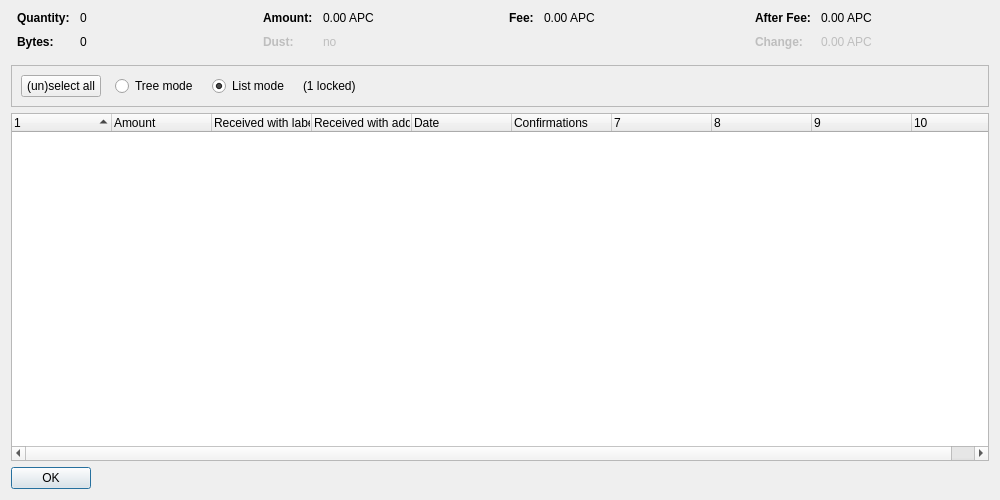
<?xml version="1.0" encoding="UTF-8"?>
<ui version="4.0">
 <class>CoinControlDialog</class>
 <widget class="QDialog" name="CoinControlDialog">
  <property name="geometry">
   <rect>
    <x>0</x>
    <y>0</y>
    <width>1000</width>
    <height>500</height>
   </rect>
  </property>
  <property name="windowTitle">
   <string>Coin Selection</string>
  </property>
  <layout class="QVBoxLayout" name="verticalLayout">
   <item>
    <layout class="QHBoxLayout" name="horizontalLayoutTop" stretch="0,0,0,0">
     <property name="topMargin">
      <number>0</number>
     </property>
     <property name="bottomMargin">
      <number>10</number>
     </property>
     <item>
      <layout class="QFormLayout" name="formLayoutCoinControl1">
       <property name="horizontalSpacing">
        <number>10</number>
       </property>
       <property name="verticalSpacing">
        <number>10</number>
       </property>
       <property name="leftMargin">
        <number>6</number>
       </property>
       <property name="rightMargin">
        <number>6</number>
       </property>
       <item row="0" column="0">
        <widget class="QLabel" name="labelCoinControlQuantityText">
         <property name="font">
          <font>
           <weight>75</weight>
           <bold>true</bold>
          </font>
         </property>
         <property name="text">
          <string>Quantity:</string>
         </property>
        </widget>
       </item>
       <item row="0" column="1">
        <widget class="QLabel" name="labelCoinControlQuantity">
         <property name="cursor">
          <cursorShape>IBeamCursor</cursorShape>
         </property>
         <property name="contextMenuPolicy">
          <enum>Qt::ActionsContextMenu</enum>
         </property>
         <property name="text">
          <string notr="true">0</string>
         </property>
         <property name="textInteractionFlags">
          <set>Qt::LinksAccessibleByMouse|Qt::TextSelectableByKeyboard|Qt::TextSelectableByMouse</set>
         </property>
        </widget>
       </item>
       <item row="1" column="0">
        <widget class="QLabel" name="labelCoinControlBytesText">
         <property name="font">
          <font>
           <weight>75</weight>
           <bold>true</bold>
          </font>
         </property>
         <property name="text">
          <string>Bytes:</string>
         </property>
        </widget>
       </item>
       <item row="1" column="1">
        <widget class="QLabel" name="labelCoinControlBytes">
         <property name="cursor">
          <cursorShape>IBeamCursor</cursorShape>
         </property>
         <property name="contextMenuPolicy">
          <enum>Qt::ActionsContextMenu</enum>
         </property>
         <property name="text">
          <string notr="true">0</string>
         </property>
         <property name="textInteractionFlags">
          <set>Qt::LinksAccessibleByMouse|Qt::TextSelectableByKeyboard|Qt::TextSelectableByMouse</set>
         </property>
        </widget>
       </item>
      </layout>
     </item>
     <item>
      <layout class="QFormLayout" name="formLayoutCoinControl2">
       <property name="horizontalSpacing">
        <number>10</number>
       </property>
       <property name="verticalSpacing">
        <number>10</number>
       </property>
       <property name="leftMargin">
        <number>6</number>
       </property>
       <property name="rightMargin">
        <number>6</number>
       </property>
       <item row="0" column="0">
        <widget class="QLabel" name="labelCoinControlAmountText">
         <property name="font">
          <font>
           <weight>75</weight>
           <bold>true</bold>
          </font>
         </property>
         <property name="text">
          <string>Amount:</string>
         </property>
        </widget>
       </item>
       <item row="0" column="1">
        <widget class="QLabel" name="labelCoinControlAmount">
         <property name="cursor">
          <cursorShape>IBeamCursor</cursorShape>
         </property>
         <property name="contextMenuPolicy">
          <enum>Qt::ActionsContextMenu</enum>
         </property>
         <property name="text">
          <string notr="true">0.00 APC</string>
         </property>
         <property name="textInteractionFlags">
          <set>Qt::LinksAccessibleByMouse|Qt::TextSelectableByKeyboard|Qt::TextSelectableByMouse</set>
         </property>
        </widget>
       </item>
       <item row="1" column="0">
        <widget class="QLabel" name="labelCoinControlLowOutputText">
         <property name="enabled">
          <bool>false</bool>
         </property>
         <property name="font">
          <font>
           <weight>75</weight>
           <bold>true</bold>
          </font>
         </property>
         <property name="text">
          <string>Dust:</string>
         </property>
        </widget>
       </item>
       <item row="1" column="1">
        <widget class="QLabel" name="labelCoinControlLowOutput">
         <property name="enabled">
          <bool>false</bool>
         </property>
         <property name="cursor">
          <cursorShape>IBeamCursor</cursorShape>
         </property>
         <property name="contextMenuPolicy">
          <enum>Qt::ActionsContextMenu</enum>
         </property>
         <property name="text">
          <string notr="true">no</string>
         </property>
         <property name="textInteractionFlags">
          <set>Qt::LinksAccessibleByMouse|Qt::TextSelectableByKeyboard|Qt::TextSelectableByMouse</set>
         </property>
        </widget>
       </item>
      </layout>
     </item>
     <item>
      <layout class="QFormLayout" name="formLayoutCoinControl3">
       <property name="horizontalSpacing">
        <number>10</number>
       </property>
       <property name="verticalSpacing">
        <number>10</number>
       </property>
       <property name="leftMargin">
        <number>6</number>
       </property>
       <property name="rightMargin">
        <number>6</number>
       </property>
       <item row="0" column="0">
        <widget class="QLabel" name="labelCoinControlFeeText">
         <property name="font">
          <font>
           <weight>75</weight>
           <bold>true</bold>
          </font>
         </property>
         <property name="text">
          <string>Fee:</string>
         </property>
        </widget>
       </item>
       <item row="0" column="1">
        <widget class="QLabel" name="labelCoinControlFee">
         <property name="cursor">
          <cursorShape>IBeamCursor</cursorShape>
         </property>
         <property name="contextMenuPolicy">
          <enum>Qt::ActionsContextMenu</enum>
         </property>
         <property name="text">
          <string notr="true">0.00 APC</string>
         </property>
         <property name="textInteractionFlags">
          <set>Qt::LinksAccessibleByMouse|Qt::TextSelectableByKeyboard|Qt::TextSelectableByMouse</set>
         </property>
        </widget>
       </item>
      </layout>
     </item>
     <item>
      <layout class="QFormLayout" name="formLayoutCoinControl4">
       <property name="horizontalSpacing">
        <number>10</number>
       </property>
       <property name="verticalSpacing">
        <number>10</number>
       </property>
       <property name="leftMargin">
        <number>6</number>
       </property>
       <property name="rightMargin">
        <number>6</number>
       </property>
       <item row="0" column="0">
        <widget class="QLabel" name="labelCoinControlAfterFeeText">
         <property name="font">
          <font>
           <weight>75</weight>
           <bold>true</bold>
          </font>
         </property>
         <property name="text">
          <string>After Fee:</string>
         </property>
        </widget>
       </item>
       <item row="0" column="1">
        <widget class="QLabel" name="labelCoinControlAfterFee">
         <property name="cursor">
          <cursorShape>IBeamCursor</cursorShape>
         </property>
         <property name="contextMenuPolicy">
          <enum>Qt::ActionsContextMenu</enum>
         </property>
         <property name="text">
          <string notr="true">0.00 APC</string>
         </property>
         <property name="textInteractionFlags">
          <set>Qt::LinksAccessibleByMouse|Qt::TextSelectableByKeyboard|Qt::TextSelectableByMouse</set>
         </property>
        </widget>
       </item>
       <item row="1" column="0">
        <widget class="QLabel" name="labelCoinControlChangeText">
         <property name="enabled">
          <bool>false</bool>
         </property>
         <property name="font">
          <font>
           <weight>75</weight>
           <bold>true</bold>
          </font>
         </property>
         <property name="text">
          <string>Change:</string>
         </property>
        </widget>
       </item>
       <item row="1" column="1">
        <widget class="QLabel" name="labelCoinControlChange">
         <property name="enabled">
          <bool>false</bool>
         </property>
         <property name="cursor">
          <cursorShape>IBeamCursor</cursorShape>
         </property>
         <property name="contextMenuPolicy">
          <enum>Qt::ActionsContextMenu</enum>
         </property>
         <property name="text">
          <string notr="true">0.00 APC</string>
         </property>
         <property name="textInteractionFlags">
          <set>Qt::LinksAccessibleByMouse|Qt::TextSelectableByKeyboard|Qt::TextSelectableByMouse</set>
         </property>
        </widget>
       </item>
      </layout>
     </item>
    </layout>
   </item>
   <item>
    <widget class="QFrame" name="frame">
     <property name="minimumSize">
      <size>
       <width>0</width>
       <height>40</height>
      </size>
     </property>
     <property name="frameShape">
      <enum>QFrame::StyledPanel</enum>
     </property>
     <property name="frameShadow">
      <enum>QFrame::Sunken</enum>
     </property>
     <layout class="QHBoxLayout" name="horizontalLayout">
      <item>
       <layout class="QHBoxLayout" name="horizontalLayoutPanel" stretch="0,0,0,0,0">
        <property name="spacing">
         <number>14</number>
        </property>
        <item>
         <widget class="QPushButton" name="pushButtonSelectAll">
          <property name="sizePolicy">
           <sizepolicy hsizetype="Maximum" vsizetype="Fixed">
            <horstretch>0</horstretch>
            <verstretch>0</verstretch>
           </sizepolicy>
          </property>
          <property name="text">
           <string>(un)select all</string>
          </property>
          <property name="autoDefault">
           <bool>false</bool>
          </property>
         </widget>
        </item>
        <item>
         <widget class="QRadioButton" name="radioTreeMode">
          <property name="sizePolicy">
           <sizepolicy hsizetype="Maximum" vsizetype="Fixed">
            <horstretch>0</horstretch>
            <verstretch>0</verstretch>
           </sizepolicy>
          </property>
          <property name="text">
           <string>Tree mode</string>
          </property>
         </widget>
        </item>
        <item>
         <widget class="QRadioButton" name="radioListMode">
          <property name="sizePolicy">
           <sizepolicy hsizetype="Maximum" vsizetype="Fixed">
            <horstretch>0</horstretch>
            <verstretch>0</verstretch>
           </sizepolicy>
          </property>
          <property name="text">
           <string>List mode</string>
          </property>
          <property name="checked">
           <bool>true</bool>
          </property>
         </widget>
        </item>
        <item>
         <widget class="QLabel" name="labelLocked">
          <property name="text">
           <string notr="true">(1 locked)</string>
          </property>
         </widget>
        </item>
        <item>
         <spacer name="horizontalSpacer">
          <property name="orientation">
           <enum>Qt::Horizontal</enum>
          </property>
          <property name="sizeHint" stdset="0">
           <size>
            <width>40</width>
            <height>20</height>
           </size>
          </property>
         </spacer>
        </item>
       </layout>
      </item>
     </layout>
    </widget>
   </item>
   <item>
    <widget class="CoinControlTreeWidget" name="treeWidget">
     <property name="contextMenuPolicy">
      <enum>Qt::CustomContextMenu</enum>
     </property>
     <property name="sortingEnabled">
      <bool>false</bool>
     </property>
     <property name="columnCount">
      <number>10</number>
     </property>
     <attribute name="headerShowSortIndicator" stdset="0">
      <bool>true</bool>
     </attribute>
     <attribute name="headerStretchLastSection">
      <bool>false</bool>
     </attribute>
     <column>
      <property name="text">
       <string/>
      </property>
     </column>
     <column>
      <property name="text">
       <string>Amount</string>
      </property>
     </column>
     <column>
      <property name="text">
       <string>Received with label</string>
      </property>
     </column>
     <column>
      <property name="text">
       <string>Received with address</string>
      </property>
     </column>
     <column>
      <property name="text">
       <string>Date</string>
      </property>
     </column>
     <column>
      <property name="text">
       <string>Confirmations</string>
      </property>
      <property name="toolTip">
       <string>Confirmed</string>
      </property>
     </column>
     <column>
      <property name="text">
       <string/>
      </property>
     </column>
     <column>
      <property name="text">
       <string/>
      </property>
     </column>
     <column>
      <property name="text">
       <string/>
      </property>
     </column>
     <column>
      <property name="text">
       <string/>
      </property>
     </column>
    </widget>
   </item>
   <item>
    <widget class="QDialogButtonBox" name="buttonBox">
     <property name="sizePolicy">
      <sizepolicy hsizetype="Maximum" vsizetype="Fixed">
       <horstretch>0</horstretch>
       <verstretch>0</verstretch>
      </sizepolicy>
     </property>
     <property name="orientation">
      <enum>Qt::Horizontal</enum>
     </property>
     <property name="standardButtons">
      <set>QDialogButtonBox::Ok</set>
     </property>
    </widget>
   </item>
  </layout>
 </widget>
 <customwidgets>
  <customwidget>
   <class>CoinControlTreeWidget</class>
   <extends>QTreeWidget</extends>
   <header>coincontroltreewidget.h</header>
  </customwidget>
 </customwidgets>
 <resources/>
 <connections/>
</ui>
